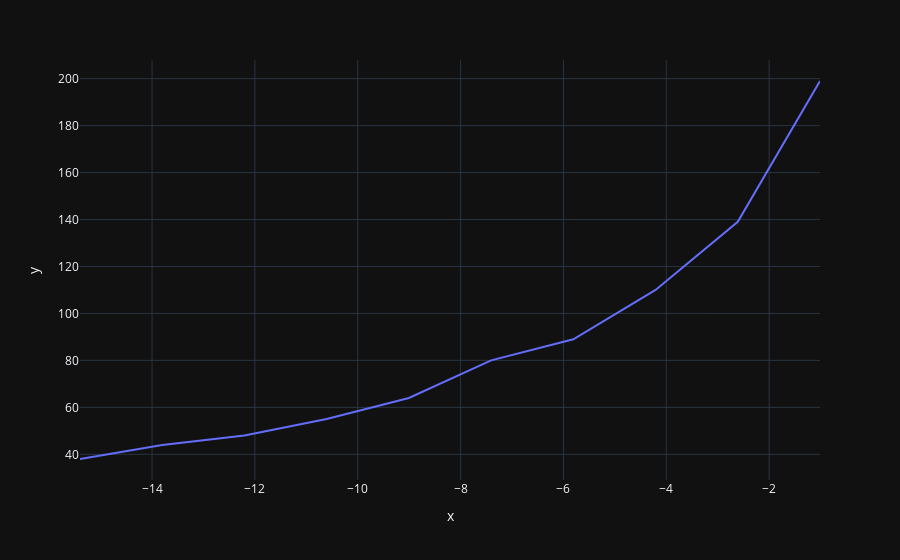

Source (notebook cell):
### Code cell
px.line(y=[counter[2] for counter in counts], x=bins[1:])

### Figure 1 — Plotly figure (JSON) as saved in the notebook; plotly's stock layout.template omitted (floating-point values rounded to 4 significant figures)
{"data": [{"hovertemplate": "x=%{x}<br>y=%{y}<extra></extra>", "legendgroup": "", "line": {"color": "#636efa", "dash": "solid"}, "marker": {"symbol": "circle"}, "mode": "lines", "name": "", "orientation": "v", "showlegend": false, "type": "scatter", "x": [-15.4, -13.8, -12.2, -10.6, -9.005, -7.406, -5.807, -4.209, -2.61, -1.011], "xaxis": "x", "y": [38, 44, 48, 55, 64, 80, 89, 110, 139, 199], "yaxis": "y"}], "layout": {"legend": {"tracegroupgap": 0}, "margin": {"t": 60}, "xaxis": {"anchor": "y", "domain": [0, 1], "title": {"text": "x"}}, "yaxis": {"anchor": "x", "domain": [0, 1], "title": {"text": "y"}}}}
